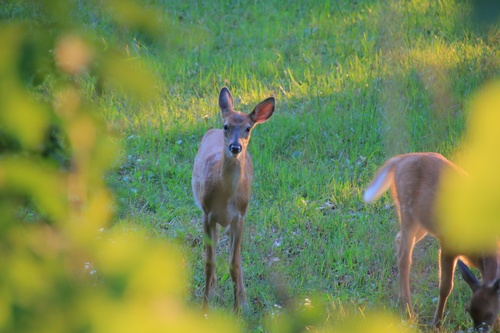
%> input picture year4/CSCI431/HW_02_Alex_Iacob_DIR/IMG_2663_DEER_with_Ears_small.jpg, 500 x 333 px, shrunk from 1992 x 1328 before the run
$ octave --eval "HW_02_Alex_Iacob;"   (GNU Octave 9; MATLAB toolbox functions it lacks are replaced by stand-ins)
%> lines starting %> are read from the running program, lines starting %| are printed output that depends on the picture
function HW_02_Alex_Iacob()
%      bin_segmentation_Virginia_Creeper();
%      contrast_enhancement_Hidden_Sign();
%      contrast_enhancement_Grape_Vines();
     contrast_Deer();
end

% question 4
% [41 lines left out: function bin_segmentation_Virginia_Creeper, not called in this run]

% question 5
% [10 lines left out: function contrast_enhancement_Hidden_Sign, not called in this run]

% question 6
% [17 lines left out: function contrast_enhancement_Grape_Vines, not called in this run]

% question 7
function contrast_Deer()
    im_in = imread('IMG_2663_DEER_with_Ears_small.jpg');
%> im_in is the input picture: size 333x500x3 uint8; mean R, G, B 115.9, 136.6, 79.6
    im_db = im2double( im_in );

    % part a
    disp('a');
    imshow( im_db(:,:,1) );
    colormap(gray(256));
    axis image;
    pause();

    % part b
    disp('b');
    imshow( im_db(:,:,2) );
    colormap(gray(256));
    axis image;
    imwrite(im_db(:,:,2), 'partB.png');
    pause();

    % part c
    disp('c');
    imshow( im_db(:,:,3) );
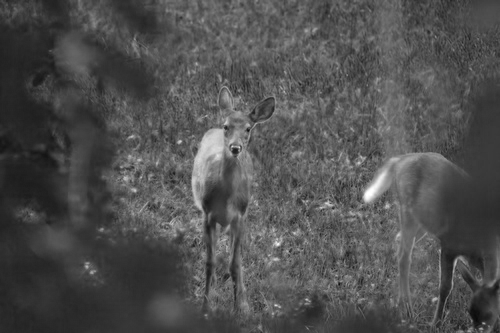
%> displayed picture: size 333x500, on the screen's scale of 0 to 255; min 8, max 255, mean 79.6
    colormap(gray(256));
    axis image;
    pause();

    % part d
    disp('d');
    im_gray = rgb2gray( im_db );
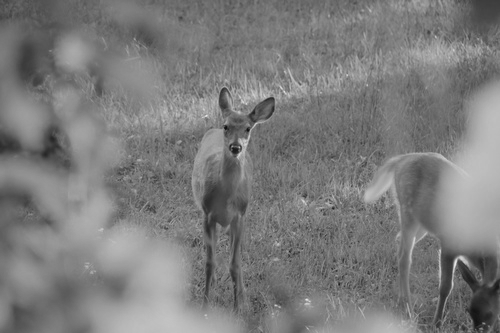
%> im_gray: size 333x500 double; min 0.0584, max 0.923, mean 0.486
    imshow(im_gray);
    imwrite(im_gray,'partD.png');
    pause();

    % part e
    disp('e');
    im_yellow = im_db(:,:,1) + im_db(:,:,2) - 2 * im_db(:,:,3) / 2;
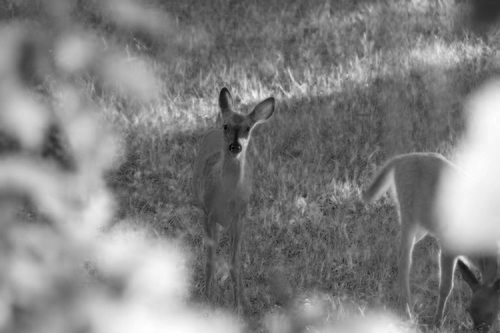
%> im_yellow: size 333x500 double; min -0.122, max 1.45, mean 0.678; drawn with min black and max white
    imshow(im_yellow);
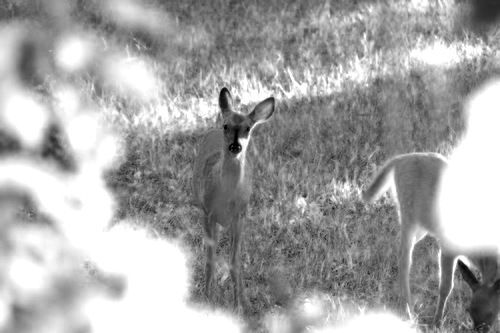
%> displayed picture: size 333x500, on the screen's scale of 0 to 255; min 0, max 255, mean 165.2
    pause();

    % part f
    disp('f');
    im_other = im_db(:,:,1) + im_db(:,:,3) - 2 * im_db(:,:,2) / 2;
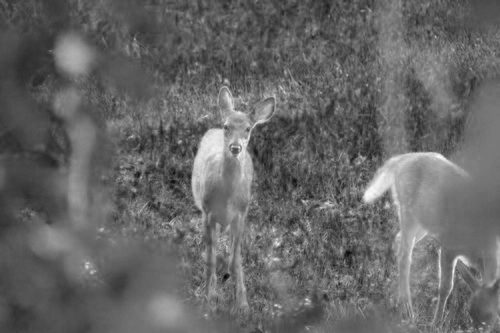
%> im_other: size 333x500 double; min -0.231, max 0.918, mean 0.231; drawn with min black and max white
    imshow(im_other);
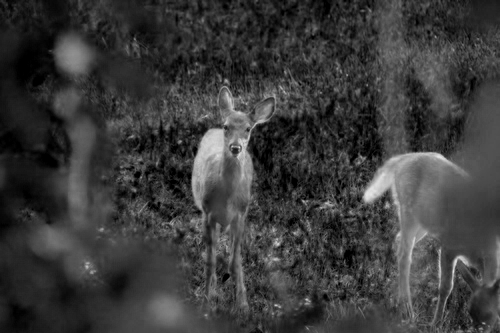
%> displayed picture: size 333x500, on the screen's scale of 0 to 255; min 0, max 234, mean 58.9
    imwrite(im_other, 'partF.png');
    pause();

    % part g
    disp('g');
    im_other2 = im_db(:,:,2) + im_db(:,:,3) - 2 * im_db(:,:,1) / 2;
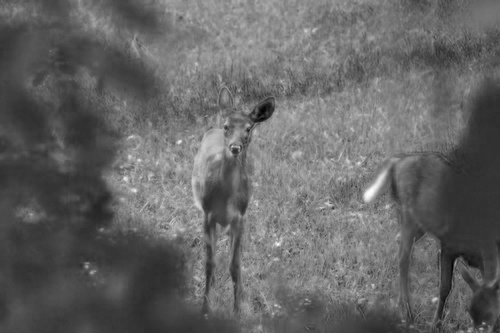
%> im_other2: size 333x500 double; min -0.102, max 1.14, mean 0.393; drawn with min black and max white
    imshow(im_other2);
    pause();
end
